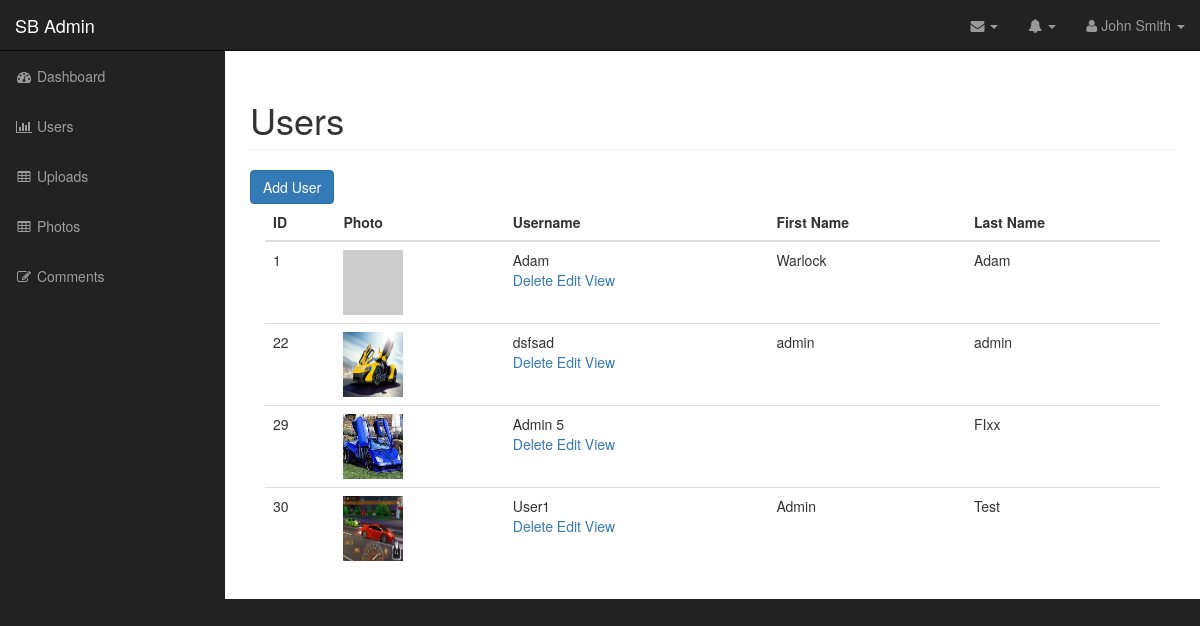
The page /admin/users.php (signed in) on the database its author committed.
### tables this page shows
CREATE TABLE `users` (
  `id` int(11) NOT NULL,
  `username` varchar(255) NOT NULL,
  `password` varchar(255) NOT NULL,
  `first_name` varchar(255) NOT NULL,
  `last_name` varchar(255) NOT NULL,
  `user_image` varchar(255) NOT NULL
);

### admin/includes/database.php (called while the page is built, shortened)
<?php
class Database{
public $connection;
public function open_db_connection(){
$this->connection = new  mysqli(DB_HOST,DB_USER,DB_PASS,DB_NAME);
	}
public function query($sql){
	$result = $this->connection->query($sql);
	return $result;
}
}
$database = new Database();
 ?>

### admin/includes/db_object.php (called while the page is built, shortened)
<?php
class Db_object {
	public static function find_all(){
	return static::find_this_query("SELECT * FROM " . static::$db_table . " ");
}
public static function find_this_query($sql){
	global $database;
	$result_set = $database->query($sql);
	$the_object_array = array();
	while ($row = mysqli_fetch_array($result_set)) {
		$the_object_array[] =static::instantation($row);
	}
	return $the_object_array;
}
public static function instantation($the_record){
	$the_object = new $calling_class;
	foreach ($the_record as $the_attribute => $value) {
		if ($the_object->has_the_attribute($the_attribute)) {
			$the_object->$the_attribute = $value;
		}
	}
	return $the_object;
}
public function has_the_attribute($the_attribute){
	$object_properties = get_object_vars($this);
	return array_key_exists($the_attribute, $object_properties);
	}
}
 ?>

### admin/includes/user.php (called while the page is built, shortened)
<?php
class User extends Db_object{
		public $user_image;
		public $upload_directory = "images";
		public $image_placeholder = "http://placehold.it/400x400&text=image";
public function image_path_and_placeholder(){
	return empty($this->user_image) ? $this->image_placeholder : $this->upload_directory.DS.$this->user_image;
}
}
 ?>

### admin/users.php (the view, shortened to what this page needs)
<?php include("includes/header.php"); ?>
 <?php
$users = User::find_all();
  ?>
        <nav class="navbar navbar-inverse navbar-fixed-top" role="navigation">
                <?php include("includes/top_nav.php"); ?>
                <?php include("includes/side_nav.php"); ?>
        </nav>
        <div id="page-wrapper">
             <div class="container-fluid">
                <div class="row">
                    <div class="col-lg-12">
                        <h1 class="page-header">
                           Users
                        </h1>
                        <a href="add_user.php" class="btn btn-primary">Add User</a>
                        <div class="col-md-12">
                            <table class="table table-hover">
                                <thead>
                                    <tr>
                                        <th>ID</th>
                                        <th>Photo</th>
                                        <th>Username</th>
                                        <th>First Name </th>
                                        <th>Last Name</th>
                                    </tr>
                                </thead>
                                <tbody>
                                    <?php foreach ($users as $user) : ?>
                                    <tr>
                                        <td><?php echo $user->id; ?></td>
                                        <td><img width="60px" height="65px" class="admin_user" src="<?php echo $user->image_path_and_placeholder() ?>" alt=""> </td>
                                        <td><?php echo $user->username; ?>
                                        <div class = "action_links">
                                            <a href="delete_user.php?id= <?php echo $user->id ?>">Delete </a>
                                            <a href="edit_user.php?id= <?php echo $user->id ?>">Edit </a>
                                            <a href="#">View </a>
                                        </div>
                                        </td>
                                        <td><?php echo $user->first_name; ?></td>
                                        <td><?php echo $user->last_name; ?></td>
                                    </tr>
                                <?php endforeach; ?>
                                </tbody>
                            </table>
                        </div>
                    </div>
                </div>
            </div>
        </div>
  <?php include("includes/footer.php"); ?>

### admin/css/sb-admin.css (style rules this page uses)
body { margin-top: 100px; background-color: #222; }
@media (min-width:768px) { body { margin-top: 50px; } }
#page-wrapper { width: 100%; padding: 0; background-color: #fff; }
@media (min-width:768px) { #page-wrapper { padding: 10px; } }

### rows shown on the page
users: id "1", username "Adam", first_name "Warlock", last_name "Adam"
users: id "22", user_image (picture), username "dsfsad", first_name "admin", last_name "admin"
users: id "29", user_image (picture), username "Admin 5", last_name "FIxx"
users: id "30", user_image (picture), username "User1", first_name "Admin", last_name "Test"
